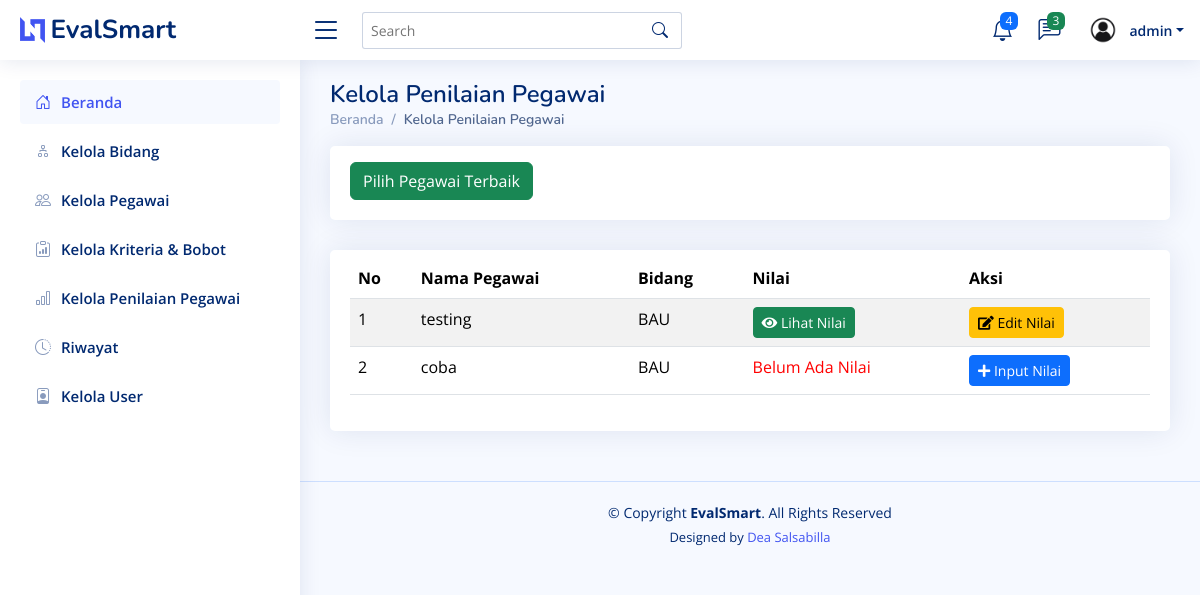
Screenshot of /penilaian/ (signed in) with the database file from the repository.
### testing/models.py (models this page shows, shortened)
class Penilaian(models.Model):
    id = models.AutoField(primary_key=True)  # ID otomatis
    nama = models.ForeignKey('Pegawai', on_delete=models.CASCADE)  # Relasi ke tabel Pegawai
    bidang = models.ForeignKey('Bidang', on_delete=models.CASCADE)  # Relasi ke tabel Bidang
    nilai = models.TextField(null=True, blank=True)
    class Meta:
        verbose_name_plural = "Penilaian"
        ordering = ['id']

class Pegawai(models.Model):
    id = models.AutoField(primary_key=True)  # ID otomatis
    nomor_induk = models.CharField(max_length=20, unique=True)  # Nomor induk pegawai
    nama = models.CharField(max_length=100)  # Nama pegawai
    alamat = models.TextField()  # Alamat pegawai
    no_telp = models.CharField(max_length=15)  # Nomor telepon pegawai
    bidang = models.ForeignKey(Bidang, on_delete=models.CASCADE)  # Relasi ke tabel Bidang
    class Meta:
        verbose_name_plural = "Pegawai"
        ordering = ['nama']

class Bidang(models.Model):
    id = models.AutoField(primary_key=True)
    nama = models.CharField(max_length=255)
    class Meta:
        verbose_name_plural = "Bidang"
        ordering = ['id']

### testing/views.py (the view)
# urls.py: path("penilaian/", views.penilaian, name="penilaian"),
def penilaian(request):
    penilaian_list = Penilaian.objects.all()
    return render(request, 'penilaian.html', {'penilaian_list': penilaian_list})

### testing/templates/penilaian.html (shortened to what this page needs)
<!DOCTYPE html>
<html lang="en">
  <head>
    {% load static %}
    <link href="{% static 'assets/vendor/bootstrap/css/bootstrap.min.css' %}" rel="stylesheet" />
    <link href="{% static 'assets/vendor/bootstrap-icons/bootstrap-icons.css' %}" rel="stylesheet" />
    <link href="{% static 'assets/vendor/boxicons/css/boxicons.min.css' %}" rel="stylesheet" />
    <link href="{% static 'assets/vendor/quill/quill.snow.css' %}" rel="stylesheet" />
    <link href="{% static 'assets/vendor/quill/quill.bubble.css' %}" rel="stylesheet" />
    <link href="{% static 'assets/vendor/remixicon/remixicon.css' %}" rel="stylesheet" />
    <link href="{% static 'assets/vendor/simple-datatables/style.css' %}" rel="stylesheet" />
    <link href="{% static 'assets/css/style.css' %}" rel="stylesheet" />
    <link href="https://cdnjs.cloudflare.com/ajax/libs/font-awesome/5.15.4/css/all.min.css" rel="stylesheet">
  </head>
  <body>
    {% include 'partials/header.html' %}
    {% include 'partials/sidebar.html' %}
    <main id="main" class="main">
      <div class="pagetitle">
        <h1>Kelola Penilaian Pegawai</h1>
        <nav>
          <ol class="breadcrumb">
            <li class="breadcrumb-item">
              <a href="{% url 'home' %}">Beranda</a>
            </li>
            <li class="breadcrumb-item active">Kelola Penilaian Pegawai</li>
          </ol>
        </nav>
      </div>
      <div class="row">
        <div class="col-lg-12">
          <div class="card">
            <div class="card-body">
              <button class="btn btn-success mt-3"><a href="{% url 'pegawai_terbaik' %}" style="color: white; text-decoration: none;">Pilih Pegawai Terbaik</a></button>
            </div>
          </div>
        </div>
      </div>
      <section class="section">
        <div class="row">
          <div class="col-lg-12">
            <div class="card">
              <div class="card-body">
                <table class="table table-striped mt-2">
                  <thead>
                    <tr>
                      <th scope="col">No</th>
                      <th scope="col">Nama Pegawai</th>
                      <th scope="col">Bidang</th>
                      <th scope="col">Nilai</th>
                      <th scope="col">Aksi</th>
                    </tr>
                  </thead>
                  <tbody>
                    {% for item in penilaian_list %}
                      <tr>
                        <td>{{ forloop.counter }}</td>
                        <td>{{ item.nama.nama }}</td>
                        <td>{{ item.bidang.nama }}</td>
                        <td>
                          {% if item.nilai %}
                            <a href="" class="btn btn-success btn-sm"><i class="fas fa-eye"></i> Lihat Nilai</a>
                          {% else %}
                            <span style="color: red;">Belum Ada Nilai</span>
                          {% endif %}
                        </td>
                        <td>
                          {% if item.nilai %}
                            <a href="{% url 'input_nilai' item.id %}" class="btn btn-warning btn-sm"><i class="fas fa-edit"></i> Edit Nilai</a>
                          {% else %}
                            <a href="{% url 'input_nilai' item.id %}" class="btn btn-primary btn-sm"><i class="fas fa-plus"></i> Input Nilai</a>
                          {% endif %}
                        </td>
                      </tr>
                    {% endfor %}
                  </tbody>
                </table>
              </div>
            </div>
          </div>
        </div>
      </section>
    </main>
    {% include 'partials/footer.html' %}
  </body>
</html>

### testing/templates/partials/header.html (shortened to what this page needs)
{% load static %}
<header id="header" class="header fixed-top d-flex align-items-center">
    <div class="d-flex align-items-center justify-content-between">
      <a href="index.html" class="logo d-flex align-items-center">
        <img src="assets/img/logo.png" alt="" />
        <span class="d-none d-lg-block">EvalSmart</span>
      </a>
      <i class="bi bi-list toggle-sidebar-btn"></i>
    </div>
    <div class="search-bar">
      <form class="search-form d-flex align-items-center" method="POST" action="#">
        <input type="text" name="query" placeholder="Search" title="Enter search keyword" />
        <button type="submit" title="Search"><i class="bi bi-search"></i></button>
      </form>
    </div>
    <nav class="header-nav ms-auto">
      <ul class="d-flex align-items-center">
        <li class="nav-item dropdown">
          <a class="nav-link nav-icon" href="#" data-bs-toggle="dropdown">
            <i class="bi bi-bell"></i>
            <span class="badge bg-primary badge-number">4</span>
          </a>
        </li>
        <li class="nav-item dropdown">
          <a class="nav-link nav-icon" href="#" data-bs-toggle="dropdown">
            <i class="bi bi-chat-left-text"></i>
            <span class="badge bg-success badge-number">3</span>
          </a>
        </li>
        <li class="nav-item dropdown pe-3">
          <a class="nav-link nav-profile d-flex align-items-center pe-0" href="#" data-bs-toggle="dropdown">
            <img src="{% static 'assets/img/user.jpg' %}" alt="Profile" class="rounded-circle" />
            <span class="d-none d-md-block dropdown-toggle ps-2">{{ request.user.username }}</span>
          </a>
        </li>
      </ul>
    </nav>
  </header>

### testing/static/assets/css/style.css (style rules this page uses)
:root { scroll-behavior: smooth; }
body { font-family: "Open Sans", sans-serif; background: #f6f9ff; color: #444444; }
a { color: #4154f1; text-decoration: none; }
h1, h2, h3, h4, h5, h6 { font-family: "Nunito", sans-serif; }
#main { margin-top: 60px; padding: 20px 30px; transition: all 0.3s; }
.pagetitle { margin-bottom: 10px; }
.pagetitle h1 { font-size: 24px; margin-bottom: 0; font-weight: 600; color: #012970; }
.card { margin-bottom: 30px; border: none; border-radius: 5px; box-shadow: 0px 0 30px rgba(1, 41, 112, 0.1); }
.card-body { padding: 0 20px 20px 20px; }
.breadcrumb { font-size: 14px; font-family: "Nunito", sans-serif; color: #899bbd; font-weight: 600; }
.breadcrumb a { color: #899bbd; transition: 0.3s; }
.breadcrumb .breadcrumb-item::before { color: #899bbd; }
.breadcrumb .active { color: #51678f; font-weight: 600; }
.logo { line-height: 1; }
@media (min-width: 1200px) { .logo { width: 280px; } }
.logo img { max-height: 26px; margin-right: 6px; }
.logo span { font-size: 26px; font-weight: 700; color: #012970; font-family: "Nunito", sans-serif; }
.header { transition: all 0.5s; z-index: 997; height: 60px; box-shadow: 0px 2px 20px rgba(1, 41, 112, 0.1); background-color: #fff; padding-left: 20px; }
.header .toggle-sidebar-btn { font-size: 32px; padding-left: 10px; cursor: pointer; color: #012970; }
.header .search-bar { min-width: 360px; padding: 0 20px; }
.header .search-form { width: 100%; }
.header .search-form input { border: 0; font-size: 14px; color: #012970; border: 1px solid rgba(1, 41, 112, 0.2); padding: 7px 38px 7px 8px; border-radius: 3px; transition: 0.3s; width: 100%; }
.header .search-form button { border: 0; padding: 0; margin-left: -30px; background: none; }
.header .search-form button i { color: #012970; }
.header-nav ul { list-style: none; }
.header-nav>ul { margin: 0; padding: 0; }
.header-nav .nav-icon { font-size: 22px; color: #012970; margin-right: 25px; position: relative; }
.header-nav .nav-profile { color: #012970; }
.header-nav .nav-profile img { max-height: 36px; }
.header-nav .nav-profile span { font-size: 14px; font-weight: 600; }
.header-nav .badge-number { position: absolute; inset: -2px -5px auto auto; font-weight: normal; font-size: 12px; padding: 3px 6px; }
@media (min-width: 1200px) { #main, #footer { margin-left: 300px; } }

### rows the page displays
Penilaian: nama.nama "testing", bidang.nama "BAU", shows "Lihat Nilai", shows "Edit Nilai"
Penilaian: nama.nama "coba", bidang.nama "BAU", shows "Belum Ada Nilai", shows "Input Nilai"

### other values shown
{{ request.user.username }} "admin"
